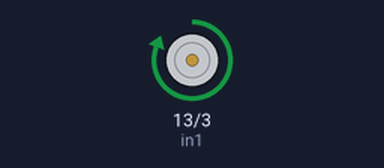
Simulated run of this sketch. Board: Arduino Uno, built with avr-gcc and run on an emulated ATmega328P. Parts: motor-driver pin pairs drawn as motors (green arrow = first pin HIGH = forward, orange = second pin HIGH = backward, longer = more drive, scaled by the enable pin).

Above: at 0.5 s.
At 3.0 s:
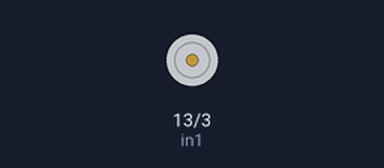
Timing chart, 0 to 6.6 s (numbered marks = the images above):
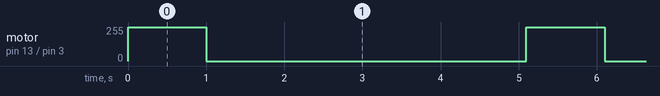

The sketch:

test_for_setup_rack.ino
```cpp
// Motor A
int enA = 2;
int in1 = 13;
int in2 =3;
int f = 1000;
int b = 1100;

void setup() {
  // Set all the motor control pins to outputs
  pinMode(enA, OUTPUT);
  pinMode(in1, OUTPUT);
  pinMode(in2, OUTPUT);

  // Set motor A speed
  analogWrite(enA, 255);  // You can adjust the speed (0-255) here
}

void loop() {
  // Run the motor in one direction
  digitalWrite(in1, HIGH);//clockwise
  digitalWrite(in2, LOW);

  delay(f);  // Run for 2 seconds

  // Stop the motor
  digitalWrite(in1, LOW);
  digitalWrite(in2, LOW);

  delay(f);  // Pause for 1 second

  // Run the motor in the other direction
  //digitalWrite(in1, LOW); // anti
  //digitalWrite(in2, HIGH);

  delay(b);  // Run for 2 seconds

  // Stop the motor
  digitalWrite(in1, LOW);
  digitalWrite(in2, LOW);

  delay(2000);  // Pause for 1 second
}
```

Measured:
- by itself, motor on pin 13 (in1) / pin 3 (in2): alternates forward 255/255 for 1.0 s and stopped for 4.1 s
